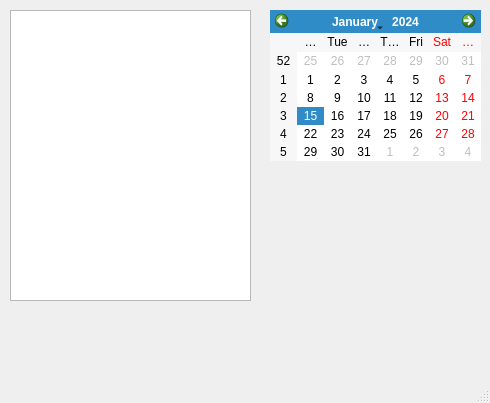
<?xml version="1.0" encoding="UTF-8"?>
<ui version="4.0">
 <class>MainWindow</class>
 <widget class="QMainWindow" name="MainWindow">
  <property name="geometry">
   <rect>
    <x>0</x>
    <y>0</y>
    <width>490</width>
    <height>403</height>
   </rect>
  </property>
  <property name="windowTitle">
   <string>MainWindow</string>
  </property>
  <widget class="QWidget" name="centralwidget">
   <widget class="QTableWidget" name="LanesMap">
    <property name="geometry">
     <rect>
      <x>10</x>
      <y>10</y>
      <width>241</width>
      <height>291</height>
     </rect>
    </property>
   </widget>
   <widget class="QCalendarWidget" name="calendarWidget">
    <property name="geometry">
     <rect>
      <x>270</x>
      <y>10</y>
      <width>211</width>
      <height>151</height>
     </rect>
    </property>
   </widget>
  </widget>
  <widget class="QMenuBar" name="menubar">
   <property name="geometry">
    <rect>
     <x>0</x>
     <y>0</y>
     <width>490</width>
     <height>18</height>
    </rect>
   </property>
  </widget>
  <widget class="QStatusBar" name="statusbar"/>
 </widget>
 <resources/>
 <connections/>
</ui>
